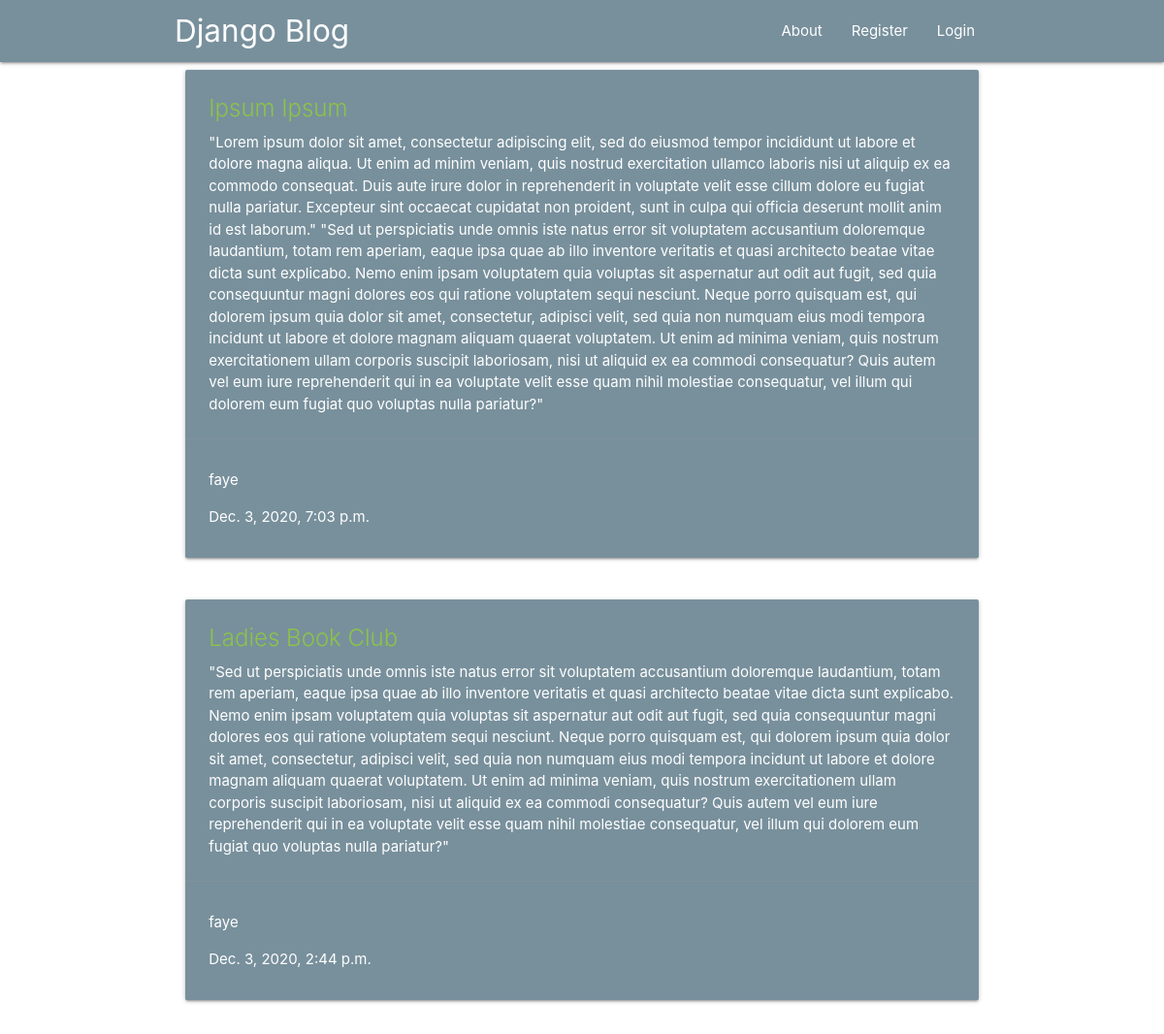
The page / on the database its author committed.
### blog/models.py (models this page shows, shortened)
class Post(models.Model):
    title = models.CharField(max_length=100)
    content = models.TextField()
    pub_date = models.DateTimeField(default=timezone.now)
    author = models.ForeignKey(User, on_delete=models.CASCADE)

### blog/views.py (the view)
# urls.py: path('', views.PostListView.as_view(), name='index'),
class PostListView(ListView):
    model = Post
    template_name = "blog/index.html"
    context_object_name = 'posts'
    ordering = ['-pub_date']

### blog/templates/blog/index.html
{% extends 'blog/base.html' %}
{% block content %}
{% for post in posts %}
    <div class="row pad">
        <div class="col s12 m12">
            <div class="card blue-grey lighten-1">
                <div class="card-content white-text">
                    <span class="card-title">
                        <a class="light-green-text" href="{% url 'detail' post.id %}">{{post.title}}</a>
                    </span>
                    <p>{{post.content}}</p>
                </div>
                <div class="card-action white-text">
                    <p>{{post.author}}</p>
                    <p>{{post.pub_date}}</p>
                </div>
            </div>
        </div>
    </div>
{% endfor %}
{% endblock content %}

### blog/templates/blog/base.html (shortened to what this page needs)
{% load static %}
<!DOCTYPE html>
<html lang="en">
<head>
    <link rel="stylesheet" href="{% static 'materialize/css/materialize.min.css' %}">
    <link rel="stylesheet" href="{% static 'blog/main.css' %}">
</head>
<body>
    {% include 'snippets/nav.html' %}
    <div class="container">
    {% block content %}
    {% endblock content %}
    </div>
</body>
</html>

### blog/templates/snippets/nav.html
<nav class="nav blue-grey lighten-1">
    <div class="nav-wrapper container">
        <a href="{% url 'index' %}" class="brand-logo">Django Blog</a>
        <ul class="right hide-on-med-and-down">
            <li><a href="{% url 'about' %}">About</a></li>
            {% if user.is_authenticated %}
                <li><a href="{% url 'create' %}">New Post</a></li>
                <li><a href="{% url 'logout' %}">Logout</a></li>
            {% else %}
                <li><a href="{% url 'register' %}">Register</a></li>
                <li><a href="{% url 'login' %}">Login</a></li>
            {% endif %}
        </ul>
    </div>
</nav>

### blog/static/blog/main.css (style rules this page uses)
body { color: red; }

### rows shown on the page
Post: title "Ipsum Ipsum", content "\"Lorem ipsum dolor sit amet, consectetur adipiscing elit, sed do eiusmod tempor incididunt ut labore et dolore magna aliqua. Ut enim ad minim veniam, quis nostrud exercitation ullamco laboris nisi ut aliquip ex ea commodo consequat. Duis aute irure dolor in reprehenderit in voluptate velit esse cillum dolore eu fugiat nulla pariatur. Excepteur sint occaecat cupidatat non proident, sunt in culpa qui officia deserunt mollit anim id est laborum.\" \"Sed ut perspiciatis unde omnis iste natus error sit voluptatem accusantium doloremque laudantium, totam rem aperiam, eaque ipsa quae ab illo inventore veritatis et quasi architecto beatae vitae dicta sunt explicabo. Nemo enim ipsam voluptatem quia…", author "faye", pub_date "Dec. 3, 2020, 7:03 p.m."
Post: title "Ladies Book Club", content "\"Sed ut perspiciatis unde omnis iste natus error sit voluptatem accusantium doloremque laudantium, totam rem aperiam, eaque ipsa quae ab illo inventore veritatis et quasi architecto beatae vitae dicta sunt explicabo. Nemo enim ipsam voluptatem quia voluptas sit aspernatur aut odit aut fugit, sed quia consequuntur magni dolores eos qui ratione voluptatem sequi nesciunt. Neque porro quisquam est, qui dolorem ipsum quia dolor sit amet, consectetur, adipisci velit, sed quia non numquam eius modi tempora incidunt ut labore et dolore magnam aliquam quaerat voluptatem. Ut enim ad minima veniam, quis nostrum exercitationem ullam corporis suscipit laboriosam, nisi ut aliquid ex ea commodi…", author "faye", pub_date "Dec. 3, 2020, 2:44 p.m."
